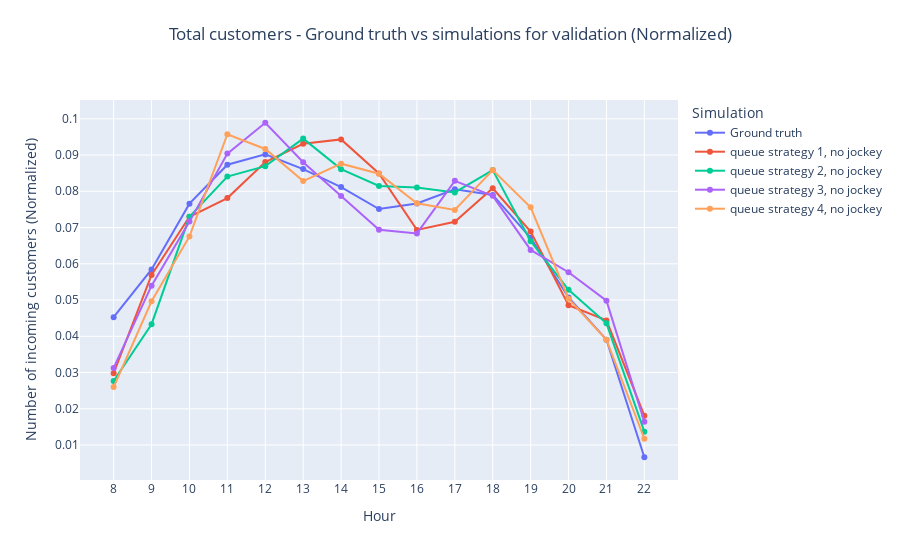

Notebook source saved alongside this figure:
### Markdown cell above
## Validazione

### Code cell
# Validazione

normalize = True

fig =  go.Figure()
fig = add_ground_truth(fig, df_arrivals, normalize=normalize)
fig = add_simulation_to_plot(fig, df_simulations, 'validazione_1', "Total_customers", normalize=normalize)
fig = add_simulation_to_plot(fig, df_simulations, 'validazione_2', "Total_customers", normalize=normalize)
fig = add_simulation_to_plot(fig, df_simulations, 'validazione_3', "Total_customers", normalize=normalize)
fig = add_simulation_to_plot(fig, df_simulations, 'validazione_4', "Total_customers", normalize=normalize)
fig = decorate_figure(fig,
    title="Total customers - Ground truth vs simulations for validation",
    y_axis_title="Number of incoming customers", x_dtick=1,
    normalize=normalize)
fig.show()
fig.write_image("doc/report/images/results/total_customers_validation.png", scale=IMAGE_SCALE)

### Figure 1 — Plotly figure (JSON) as saved in the notebook; plotly's stock layout.template omitted (floating-point values rounded to 4 significant figures)
{"data": [{"mode": "lines+markers", "name": "Ground truth", "type": "scatter", "x": [8, 9, 10, 11, 12, 13, 14, 15, 16, 17, 18, 19, 20, 21, 22], "y": [0.04527, 0.05846, 0.07659, 0.08733, 0.09018, 0.08612, 0.08115, 0.07511, 0.07664, 0.08055, 0.079, 0.06716, 0.05072, 0.03907, 0.006633]}, {"mode": "lines+markers", "name": "queue strategy 1, no jockey", "type": "scatter", "x": [8, 9, 10, 11, 12, 13, 14, 15, 16, 17, 18, 19, 20, 21, 22], "y": [0.02983, 0.05692, 0.07297, 0.07812, 0.08808, 0.09312, 0.09431, 0.08491, 0.06935, 0.0716, 0.08083, 0.06891, 0.04857, 0.04439, 0.01808]}, {"mode": "lines+markers", "name": "queue strategy 2, no jockey", "type": "scatter", "x": [8, 9, 10, 11, 12, 13, 14, 15, 16, 17, 18, 19, 20, 21, 22], "y": [0.02765, 0.04334, 0.07295, 0.08405, 0.08694, 0.09453, 0.08611, 0.08148, 0.08106, 0.07967, 0.08586, 0.06624, 0.05284, 0.04358, 0.01369]}, {"mode": "lines+markers", "name": "queue strategy 3, no jockey", "type": "scatter", "x": [8, 9, 10, 11, 12, 13, 14, 15, 16, 17, 18, 19, 20, 21, 22], "y": [0.03127, 0.05398, 0.07163, 0.09039, 0.09891, 0.08803, 0.07869, 0.06937, 0.06837, 0.08288, 0.07875, 0.06383, 0.05766, 0.04982, 0.01641]}, {"mode": "lines+markers", "name": "queue strategy 4, no jockey", "type": "scatter", "x": [8, 9, 10, 11, 12, 13, 14, 15, 16, 17, 18, 19, 20, 21, 22], "y": [0.02598, 0.04966, 0.06755, 0.09575, 0.09168, 0.08283, 0.08762, 0.08485, 0.07667, 0.07483, 0.08586, 0.0756, 0.05037, 0.03904, 0.01174]}], "layout": {"legend": {"title": {"text": "Simulation"}}, "title": {"text": "Total customers - Ground truth vs simulations for validation (Normalized)", "x": 0.5, "xanchor": "center", "y": 0.95, "yanchor": "top"}, "xaxis": {"dtick": 1, "tick0": 0, "tickmode": "linear", "title": {"text": "Hour"}}, "yaxis": {"dtick": 0.01, "tick0": 0, "tickmode": "linear", "title": {"text": "Number of incoming customers (Normalized)"}}}}
